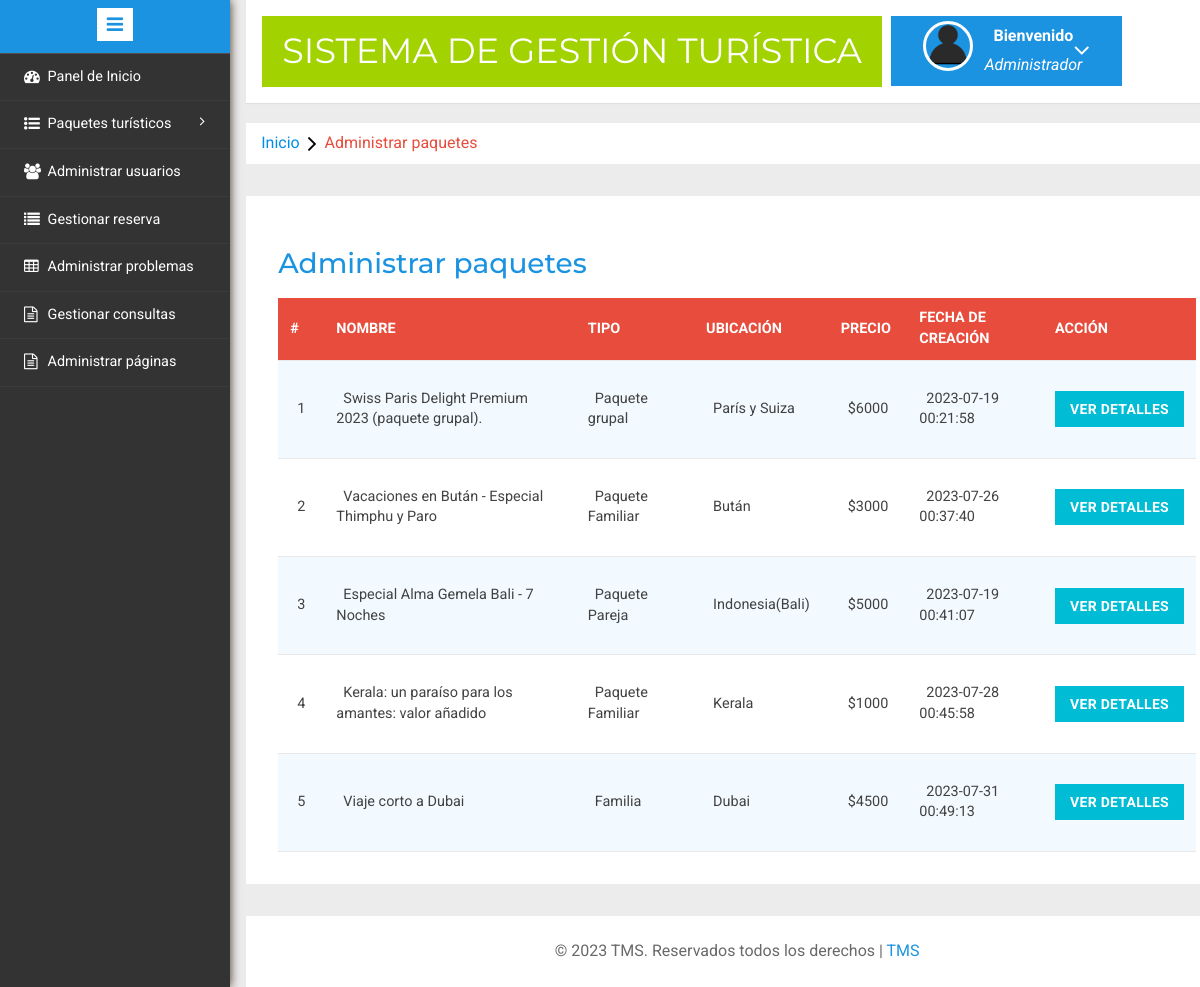
Page /admin/manage-packages.php (signed in) on the committed database.
### tables this page shows
CREATE TABLE `tbltourpackages` (
  `PackageId` int(11) NOT NULL AUTO_INCREMENT,
  `PackageName` varchar(200) DEFAULT NULL,
  `PackageType` varchar(150) DEFAULT NULL,
  `PackageLocation` varchar(100) DEFAULT NULL,
  `PackagePrice` int(11) DEFAULT NULL,
  `PackageFetures` varchar(255) DEFAULT NULL,
  `PackageDetails` mediumtext DEFAULT NULL,
  `PackageImage` varchar(100) DEFAULT NULL,
  `Creationdate` timestamp NULL DEFAULT current_timestamp(),
  `UpdationDate` timestamp NULL DEFAULT NULL ON UPDATE current_timestamp(),
  PRIMARY KEY (`PackageId`)
);

### admin/manage-packages.php (the view, shortened to what this page needs)
<?php
include('includes/config.php');
if(strlen($_SESSION['alogin'])==0)
	{
header('location:index.php');
}
else{
	?>
<!DOCTYPE HTML>
<html>
<head>
    <link href="css/bootstrap.min.css" rel='stylesheet' type='text/css' />
    <link href="css/style.css" rel='stylesheet' type='text/css' />
    <link rel="stylesheet" href="css/morris.css" type="text/css" />
    <link href="css/font-awesome.css" rel="stylesheet">
    <link rel="stylesheet" type="text/css" href="css/table-style.css" />
    <link rel="stylesheet" type="text/css" href="css/basictable.css" />
    <link rel="stylesheet" href="css/icon-font.min.css" type='text/css' />
</head>
<body>
    <div class="page-container">
        <div class="left-content">
            <div class="mother-grid-inner">
                <?php include('includes/header.php');?>
            </div>
            <ol class="breadcrumb">
                <li class="breadcrumb-item"><a href="index.html">Inicio</a><i class="fa fa-angle-right"></i>Administrar
                    paquetes</li>
            </ol>
            <div class="agile-grids">
                <div class="agile-tables">
                    <div class="w3l-table-info">
                        <h2>Administrar paquetes</h2>
                        <table id="table">
                            <thead>
                                <tr>
                                    <th>#</th>
                                    <th>Nombre</th>
                                    <th>Tipo</th>
                                    <th>Ubicación</th>
                                    <th>Precio</th>
                                    <th>Fecha de creación</th>
                                    <th>Acción</th>
                                </tr>
                            </thead>
                            <tbody>
                                <?php $sql = "SELECT * from TblTourPackages";
$query = $dbh -> prepare($sql);
$query->execute();
$results=$query->fetchAll(PDO::FETCH_OBJ);
$cnt=1;
if($query->rowCount() > 0)
{
foreach($results as $result)
{				?>
                                <tr>
                                    <td><?php echo htmlentities($cnt);?></td>
                                    <td><?php echo htmlentities($result->PackageName);?></td>
                                    <td><?php echo htmlentities($result->PackageType);?></td>
                                    <td><?php echo htmlentities($result->PackageLocation);?></td>
                                    <td>$<?php echo htmlentities($result->PackagePrice);?></td>
                                    <td><?php echo htmlentities($result->Creationdate);?></td>
                                    <td><a href="update-package.php?pid=<?php echo htmlentities($result->PackageId);?>"><button
                                                type="button" class="btn btn-primary btn-block">Ver
                                                detalles</button></a></td>
                                </tr>
                                <?php $cnt=$cnt+1;} }?>
                            </tbody>
                        </table>
                    </div>
                </div>
                <?php include('includes/footer.php');?>
            </div>
        </div>
        <?php include('includes/sidebarmenu.php');?>
    </div>
</body>
</html>
<?php } ?>

### admin/css/table-style.css (style rules this page uses)
table { background: white; border-collapse: collapse; margin: 1.25em 0 0; width: 100%; }
table tr, table th, table td { border: none; border-bottom: 1px solid #e8e8e8; font-size: .95em; }
table th, table td { padding: 10px 12px; text-align: left; }
table th { background: #e74c3c; color: #fff; text-transform: uppercase; }
table tr td { background: #f3faff; color: #424242; }
table tr:nth-of-type(2n+2) td { background: #ffffff; }
table { width: 100%; }

### rows in the picture
tbltourpackages: PackageName "Swiss Paris Delight Premium 2023 (paquete grupal).", PackageType "Paquete grupal", PackageLocation "París y Suiza", PackagePrice "6000", Creationdate "2023-07-19 00:21:58"
tbltourpackages: PackageName "Vacaciones en Bután - Especial Thimphu y Paro", PackageType "Paquete Familiar", PackageLocation "Bután", PackagePrice "3000", Creationdate "2023-07-26 00:37:40"
tbltourpackages: PackageName "Especial Alma Gemela Bali - 7 Noches", PackageType "Paquete Pareja", PackageLocation "Indonesia(Bali)", PackagePrice "5000", Creationdate "2023-07-19 00:41:07"
tbltourpackages: PackageName "Kerala: un paraíso para los amantes: valor añadido", PackageType "Paquete Familiar", PackageLocation "Kerala", PackagePrice "1000", Creationdate "2023-07-28 00:45:58"
tbltourpackages: PackageName "Viaje corto a Dubai", PackageType "Familia", PackageLocation "Dubai", PackagePrice "4500", Creationdate "2023-07-31 00:49:13"
